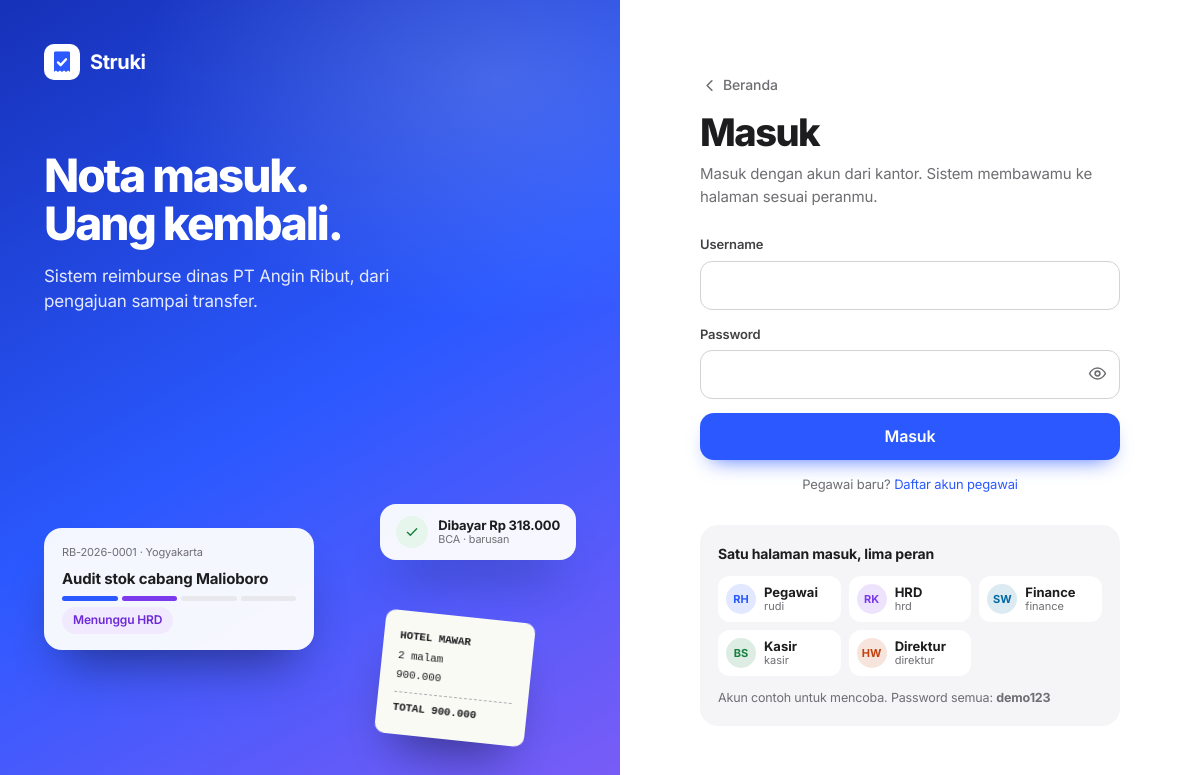
The page /login.php on the database its author committed.
### tables this page shows
CREATE TABLE users (
  id           INT AUTO_INCREMENT PRIMARY KEY,
  username     VARCHAR(30)  NOT NULL UNIQUE,
  password     VARCHAR(255) NOT NULL,
  nama         VARCHAR(100) NOT NULL,
  role         ENUM('pegawai','hrd','finance','kasir','direktur') NOT NULL DEFAULT 'pegawai',
  divisi       VARCHAR(50)  NOT NULL,
  bank         VARCHAR(30)  NULL,
  no_rekening  VARCHAR(30)  NULL,
  aktif        TINYINT(1)   NOT NULL DEFAULT 1,
  created_at   TIMESTAMP DEFAULT CURRENT_TIMESTAMP
);

### login.php (the view, shortened to what this page needs)
<?php
require 'config.php';
require_once 'partials/logo.php';
$username = trim($_POST['username'] ?? ($_GET['u'] ?? ''));
$akun = MODE_DEMO ? $pdo->query("SELECT username, nama, role FROM users WHERE aktif = 1 AND (role <> 'pegawai' OR username = 'rudi')
                     ORDER BY FIELD(role,'pegawai','hrd','finance','kasir','direktur'), id")->fetchAll() : [];
$label_pendek = ['pegawai' => 'Pegawai', 'hrd' => 'HRD', 'finance' => 'Finance', 'kasir' => 'Kasir', 'direktur' => 'Direktur'];
$body_class = 'auth';
include 'partials/header.php';
?>
<div class="split">
  <section class="split-art" aria-hidden="true">
    <div class="split-brand"><?= logo_mark(36, true, 'white') ?><b>Struki</b></div>
    <h2>Nota masuk.<br>Uang kembali.</h2>
    <p>Sistem reimburse dinas <?= APP_COMPANY ?>, dari pengajuan sampai transfer.</p>
    <div class="fl f1">
      <small>RB-2026-0001 · Yogyakarta</small>
      <b>Audit stok cabang Malioboro</b>
      <span class="mini-bars"><i class="d"></i><i class="n"></i><i></i><i></i></span>
      <span class="pill s-diajukan">Menunggu HRD</span>
    </div>
    <div class="fl f2"><span class="ok-dot"><?= ico('check') ?></span><span><b>Dibayar Rp 318.000</b><small>BCA · barusan</small></span></div>
    <div class="fl f3 paper"><b>HOTEL MAWAR</b>2 malam<br>900.000<i></i><b>TOTAL 900.000</b></div>
  </section>
  <section class="split-form">
    <div class="split-inner">
      <a class="back" href="index.php"><?= ico('back') ?>Beranda</a>
      <h1>Masuk</h1>
      <p class="muted">Masuk dengan akun dari kantor. Sistem membawamu ke halaman sesuai peranmu.</p>
      <form method="post" class="stack" novalidate>
        <label class="field"><span>Username</span><input id="lu" name="username" value="<?= e($username) ?>" autocomplete="username" required autofocus></label>
        <label class="field"><span>Password</span>
          <span class="pw"><input id="lp" name="password" type="password" autocomplete="current-password" required>
          <button type="button" class="pw-eye" aria-label="Tampilkan password"><?= ico('eye') ?></button></span></label>
        <button class="btn primary block lg" type="submit">Masuk</button>
        <p class="center muted small">Pegawai baru? <a href="register.php">Daftar akun pegawai</a></p>
      </form>
      <?php if ($akun): ?>
      <div class="demo">
        <b>Satu halaman masuk, lima peran</b>
        <div class="demo-grid">
          <?php foreach ($akun as $a): ?>
            <button type="button" class="demo-acc" data-acc="<?= e($a['username']) ?>">
              <span class="avatar sm r-<?= e($a['role']) ?>"><?= e(inisial($a['nama'])) ?></span>
              <span><b><?= e($label_pendek[$a['role']]) ?></b><small><?= e($a['username']) ?></small></span>
            </button>
          <?php endforeach; ?>
        </div>
        <small class="muted">Akun contoh untuk mencoba. Password semua: <b>demo123</b></small>
      </div>
      <?php endif; ?>
    </div>
  </section>
</div>
<?php include 'partials/footer.php'; ?>

### partials/header.php (shortened to what this page needs)
<?php
require_once __DIR__ . '/logo.php';
$_hu = me();
$publik = $publik ?? false;
$menu = [];
$shell = $_hu && !$publik;
?>
<!doctype html>
<html lang="id">
<head>
<link rel="stylesheet" href="assets/style.css?v=20">
</head>
<body class="<?= e(trim(($body_class ?? '') . ($_hu ? ' role-' . $_hu['role'] : ''))) ?>">
<?php if ($shell): ?>
<div class="app">
  <aside class="side" id="side">
    <div class="side-top">
      <?= logo(beranda_peran($_hu['role'])) ?>
      <button class="icon-btn side-toggle" type="button" aria-label="Buka menu" aria-controls="sideNav" aria-expanded="false"><?= ico('menu') ?></button>
    </div>
    <nav class="side-nav" id="sideNav" aria-label="Menu <?= e(ROLES[$_hu['role']]) ?>">
      <?php foreach ($menu as [$href, $label, $ic, $on, $badge]): ?>
        <a class="nav-item<?= $on ? ' on' : '' ?>" href="<?= $href ?>"<?= $on ? ' aria-current="page"' : '' ?>><?= ico($ic) ?><span><?= e($label) ?></span><?= $badge ? '<b class="nav-badge">' . $badge . '</b>' : '' ?></a>
      <?php endforeach; ?>
      <?php if ($_hu['role'] === 'pegawai'): ?>
        <div class="side-tip"><b>Ingat batasnya</b><span>Ajukan paling lambat <?= BATAS_HARI_PENGAJUAN ?> hari setelah pulang dinas.</span></div>
      <?php endif; ?>
      <div class="side-foot">
        <div class="me">
          <span class="avatar r-<?= e($_hu['role']) ?>"><?= e(inisial($_hu['nama'])) ?></span>
          <span class="me-txt"><b><?= e($_hu['nama']) ?></b><small><?= e(ROLES[$_hu['role']]) ?> · <?= e($_hu['divisi']) ?></small></span>
        </div>
        <div class="side-actions">
          <button class="icon-btn theme-toggle" type="button" aria-label="Ganti tema terang/gelap" title="Tema"><?= ico('sun', 'i-sun') . ico('moon', 'i-moon') ?></button>
          <a class="icon-btn" href="logout.php" aria-label="Keluar" title="Keluar"><?= ico('out') ?></a>
        </div>
      </div>
    </nav>
  </aside>
  <main class="main" id="isi">
<?php else: ?>
  <main id="isi">
<?php endif; ?>

### partials/logo.php (shortened to what this page needs)
<?php
function logo_mark($size = 32, $anim = false, $variant = 'grad') {
    static $n = 0;
    $id = 'lg' . (++$n);
    $bg    = $variant === 'white' ? '#fff' : "url(#$id)";
    $paper = $variant === 'white' ? '#2B59FF' : '#fff';
    $tick  = $variant === 'white' ? '#fff' : '#2B59FF';
    return '<svg class="mark' . ($anim ? ' anim' : '') . '" width="' . $size . '" height="' . $size . '" viewBox="0 0 40 40" aria-hidden="true">'
        . '<defs><linearGradient id="' . $id . '" x1="0" y1="0" x2="1" y2="1"><stop offset="0" stop-color="#2B59FF"/><stop offset="1" stop-color="#8B5CF6"/></linearGradient></defs>'
        . '<rect width="40" height="40" rx="11" fill="' . $bg . '"/>'
        . '<path class="mk-paper" d="M13 8h14a2 2 0 0 1 2 2v21l-2.25-1.5-2.25 1.5-2.25-1.5-2.25 1.5-2.25-1.5-2.25 1.5-2.25-1.5L11 31V10a2 2 0 0 1 2-2z" fill="' . $paper . '"/>'
        . '<path class="mk-tick" d="M15.5 20.5l3 3 6-6.5" fill="none" stroke="' . $tick . '" stroke-width="2.6" stroke-linecap="round" stroke-linejoin="round"/>'
        . '</svg>';
}

### config.php (shortened to what this page needs)
<?php
function e($s) { return htmlspecialchars((string)$s, ENT_QUOTES, 'UTF-8'); }
function nama_pendek($nama) { return preg_replace('/^(Bu|Pak)\s+/i', '', $nama); }
function inisial($nama) {
    $p = preg_split('/\s+/', nama_pendek(trim($nama)));
    return strtoupper(mb_substr($p[0], 0, 1) . (isset($p[1]) ? mb_substr($p[1], 0, 1) : ''));
}
function me() { return $_SESSION['user'] ?? null; }
function ico($nama, $cls = '') {
    return '<svg class="ico ' . $cls . '" viewBox="0 0 24 24" fill="none" stroke="currentColor" stroke-width="2" stroke-linecap="round" stroke-linejoin="round" aria-hidden="true">' . $p . '</svg>';
}

### partials/footer.php (shortened to what this page needs)
  </main>
</body>
</html>

### rows shown on the page
users: nama "RH", role "Pegawai", username "rudi"
users: nama "RK", role "HRD", username "hrd"
users: nama "SW", role "Finance", username "finance"
users: nama "BS", role "Kasir", username "kasir"
users: nama "HW", role "Direktur", username "direktur"

### other values the page prints
APP_COMPANY "PT Angin Ribut"
